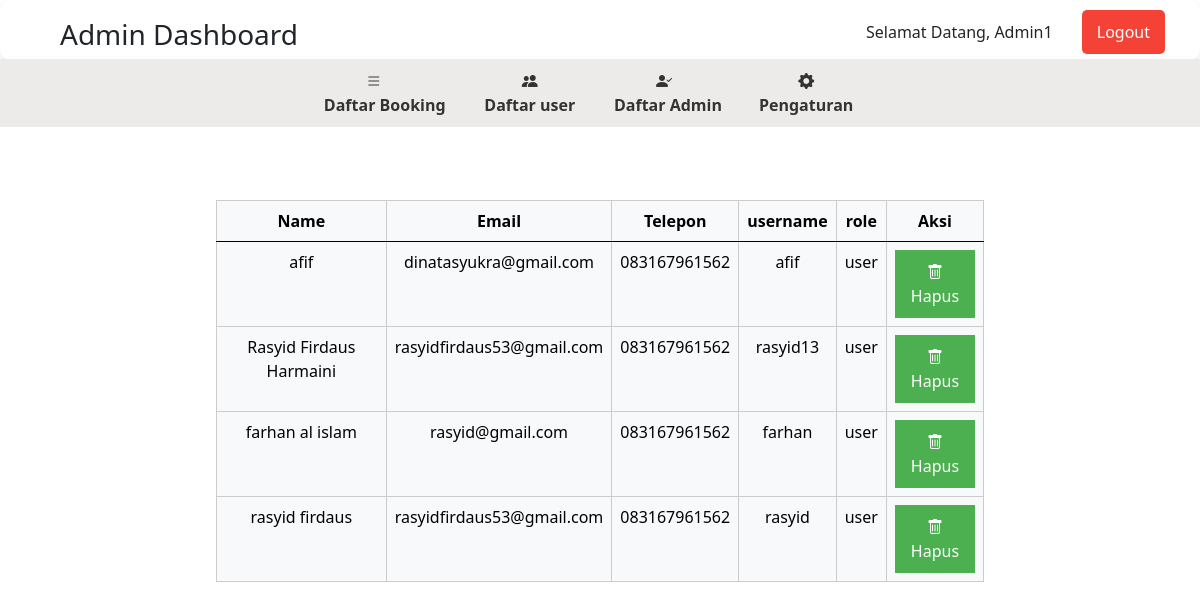
The page /halamanadmin.php?modul=datauser (signed in) on the database its author committed.
### tables this page shows
CREATE TABLE `users` (
  `id` int(11) NOT NULL,
  `nama` varchar(255) NOT NULL,
  `email` varchar(70) NOT NULL,
  `telpon` varchar(30) NOT NULL,
  `foto` blob NOT NULL,
  `username` varchar(50) NOT NULL,
  `password` varchar(255) NOT NULL,
  `role` enum('admin','user') NOT NULL DEFAULT 'user'
);

### modul/datauser.php (the view, shortened to what this page needs)
<?php
include 'includes/db_connection.php';
$sql_get_users = "SELECT * FROM users WHERE role = 'user'";
$result_users = $conn->query($sql_get_users);
if ($result_users === false) {
    echo "Terjadi kesalahan saat mengambil data pengguna.";
} else {
    $users_data = $result_users->fetch_all(MYSQLI_ASSOC);
}
?>
<!DOCTYPE html>
<html lang="en">
<head>
</head>
<body>
    <div class="tabel" style="width: 80%; margin: auto;">
        <table style="height: fit-content;" class="table table-hover table-light">
            <thead>
                <tr>
                    <th>Name</th>
                    <th>Email</th>
                    <th>Telepon</th>
                    <th>username</th>
                    <th>role</th>
                    <th>Aksi</th>
                </tr>
            </thead>
            <tbody>
                <?php if (!empty($users_data)) {
                foreach ($users_data as $user_data) { ?>
                <tr>
                    <td><?php echo $user_data['nama']; ?></td>
                    <td><?php echo $user_data['email']; ?></td>
                    <td><?php echo $user_data['telpon']; ?></td>
                    <td><?php echo $user_data['username']; ?></td>
                    <td><?php echo $user_data['role']; ?></td>
                    <td>
                        <button class="bi bi-trash" data-bs-toggle="tooltip" data-bs-placement="top" title="Hapus Admin"
                            onclick="confirmHapusUser(<?php echo $user_data['id']; ?>)">Hapus</button>
                    </td>
                </tr>
                <?php }
            } else { ?>
                <tr>
                    <td colspan="6">Data users tidak ditemukan.</td>
                </tr>
                <?php } ?>
            </tbody>
        </table>
    </div>
</body>
</html>

### css/style.css (style rules this page uses)
body { font-family: sans-serif; background-color: #f5f5f5; align-items: center; min-height: 100vh; margin: 0; }
table { width: 100%; border: none; }
table th, table td { border: 1px solid #ccc; padding: 10px; text-align: center; border-radius: 3px; }
table th { background-color: #7af46c; text-align: center; }
tbody tr td { text-align: center; }

### halamanadmin.php (style rules this page uses)
button { background-color: #4CAF50; color: white; padding: 10px; border: none; border-radius: 5px; cursor: pointer; }

### rows shown on the page
users: nama "afif", email "dinatasyukra@gmail.com", telpon "083167961562", username "afif", role "user"
users: nama "Rasyid Firdaus Harmaini", email "rasyidfirdaus53@gmail.com", telpon "083167961562", username "rasyid13", role "user"
users: nama "farhan al islam", email "rasyid@gmail.com", telpon "083167961562", username "farhan", role "user"
users: nama "rasyid firdaus", email "rasyidfirdaus53@gmail.com", telpon "083167961562", username "rasyid", role "user"

### other values the page prints
$_SESSION['username'] "Admin1"
